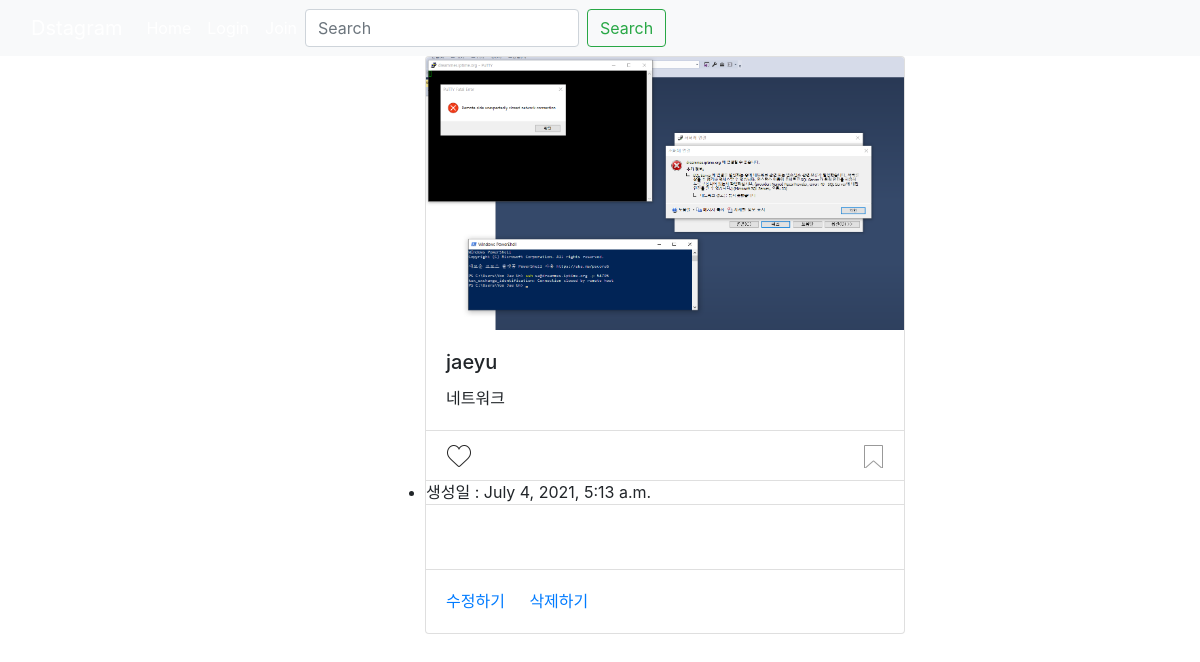
/detail/4/, run on the app's committed database.
### photo/models.py (models this page shows, shortened)
class Photo(models.Model):
    author = models.ForeignKey(User, on_delete=models.CASCADE, related_name='user')
    text = models.TextField(blank=True)
    image = models.ImageField(upload_to='timeline_photo/%Y/%m/%d')
    created = models.DateTimeField(auto_now_add=True)
    updated = models.DateTimeField(auto_now=True)
    like = models.ManyToManyField(User, related_name='like_post', blank=True)
    saved = models.ManyToManyField(User, related_name='saved_post',blank=True)
    class Meta:
        ordering = ['-created']

### photo/views.py (the view)
# urls.py: path("detail/<int:pk>/",PhotoDetail.as_view(),name='detail'),
class PhotoDetail(DetailView):
    model = Photo
    template_name_suffix = '_detail'

### photo/templates/photo/photo_detail.html (shortened to what this page needs)
{% extends 'base.html' %}
{% block content %}
<div class="row">
    <div class="col"></div>
    <div class="col-12 col-xl-4 col-md-4">
        <div class="card" style="width: 30rem;">
            <img src=" {{ object.image.url }}" class="card-img-top" alt="...">
            <div class="card-body">
                <h5 class="card-title">{{ object.author }}</h5>
                <p class="card-text"> {{ object.text }} </p>
            </div>
            <ul class="list-group list-group-flush">
                <li class="list-group-item">
                    <a href="{% url 'photo:like' object.id %}" class="float-left btn-like {%if user in object.like.all %} active {%endif%}">좋아요!</a>
                    <a href="{% url 'photo:saved' object.id %}" class="float-right btn-saved {%if user in object.saved.all %} active {%endif%}">저장하기!</a>
                </li>
                <li class="list-group-itme">생성일 : {{ object.created }}</li>
                <li class="list-group-item">
                    {% load disqus_tags %}
                    <div class="card-body">
                    </div>
                </li>
            </ul>
            <div class="card-body">
                <a href="{% url 'photo:update' object.id %}" class="card-link">수정하기</a>
                <a href="{% url 'photo:delete' object.id %}" class="card-link">삭제하기</a>
            </div>
        </div>
    </div>
    <dic class="col"></dic>
</div>
{% endblock %}

### data on the page
Photo: image (picture), author "jaeyu", text "네트워크", created "July 4, 2021, 5:13 a.m."
